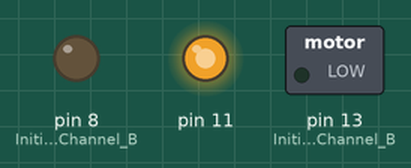
Simulated run of this sketch. Board: Arduino Uno, built with avr-gcc and run on an emulated ATmega328P. On the bench: switched loads named in the sketch (green lamp = pin HIGH), output pins drawn as LEDs (lit = HIGH).

Above: at 0.1 s.
Timing chart, 0 to 1.6 s (numbered marks = the images above):
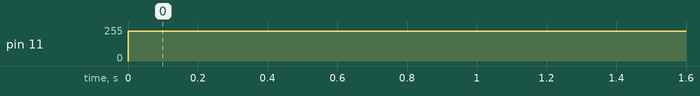

The sketch:

test2.ino
```cpp
//To determine sim speed to motor value conversion
void setup() {
  //Setup Channel A
  pinMode(13, OUTPUT); //Initiates Motor Channel B pin
  pinMode(8, OUTPUT); //Initiates Brake Channel B pin

}

void loop() {
  digitalWrite(13, LOW); //Establishes forward direction of Channel A
  digitalWrite(8, LOW);   //Disengage the Brake for Channel A
  analogWrite(11, 222);  //max is 255 -  implies 9 Volts -- need 12V at least supply to motor
}
```

Measured:
- by itself, pin 11: 0/255 → 222/255 at 0.00 s
